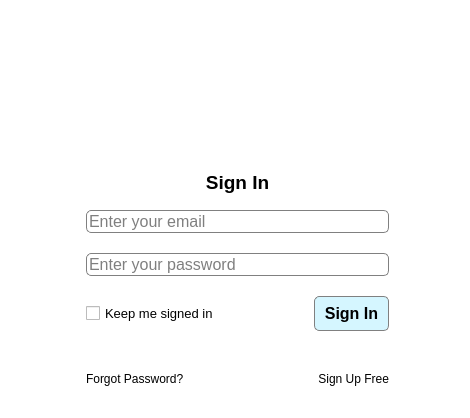
<?xml version="1.0" encoding="UTF-8"?>
<ui version="4.0">
 <class>LoginWindow</class>
 <widget class="QWidget" name="LoginWindow">
  <property name="geometry">
   <rect>
    <x>0</x>
    <y>0</y>
    <width>470</width>
    <height>418</height>
   </rect>
  </property>
  <property name="palette">
   <palette>
    <active>
     <colorrole role="Base">
      <brush brushstyle="SolidPattern">
       <color alpha="255">
        <red>255</red>
        <green>255</green>
        <blue>255</blue>
       </color>
      </brush>
     </colorrole>
     <colorrole role="Window">
      <brush brushstyle="SolidPattern">
       <color alpha="255">
        <red>255</red>
        <green>255</green>
        <blue>255</blue>
       </color>
      </brush>
     </colorrole>
    </active>
    <inactive>
     <colorrole role="Base">
      <brush brushstyle="SolidPattern">
       <color alpha="255">
        <red>255</red>
        <green>255</green>
        <blue>255</blue>
       </color>
      </brush>
     </colorrole>
     <colorrole role="Window">
      <brush brushstyle="SolidPattern">
       <color alpha="255">
        <red>255</red>
        <green>255</green>
        <blue>255</blue>
       </color>
      </brush>
     </colorrole>
    </inactive>
    <disabled>
     <colorrole role="Base">
      <brush brushstyle="SolidPattern">
       <color alpha="255">
        <red>255</red>
        <green>255</green>
        <blue>255</blue>
       </color>
      </brush>
     </colorrole>
     <colorrole role="Window">
      <brush brushstyle="SolidPattern">
       <color alpha="255">
        <red>255</red>
        <green>255</green>
        <blue>255</blue>
       </color>
      </brush>
     </colorrole>
    </disabled>
   </palette>
  </property>
  <property name="windowTitle">
   <string>MainWindow</string>
  </property>
  <property name="styleSheet">
   <string notr="true">QLineEdit {
 border-radius: 5px;
border: 0.5px solid gray;
}

QPushButton{
border-radius:5px;
background-color: #d5f6ff;
border: 0.5px solid gray;
}

QPushButton::hover {
background-color: #befeff
}</string>
  </property>
  <layout class="QVBoxLayout" name="verticalLayout_2">
   <item>
    <layout class="QVBoxLayout" name="verticalLayout">
     <item>
      <layout class="QVBoxLayout" name="logo_vbox">
       <property name="sizeConstraint">
        <enum>QLayout::SetMaximumSize</enum>
       </property>
       <property name="bottomMargin">
        <number>7</number>
       </property>
       <item alignment="Qt::AlignHCenter">
        <widget class="QLabel" name="logo">
         <property name="maximumSize">
          <size>
           <width>150</width>
           <height>150</height>
          </size>
         </property>
         <property name="text">
          <string/>
         </property>
         <property name="pixmap">
          <pixmap>logo_transparent_background.png</pixmap>
         </property>
         <property name="scaledContents">
          <bool>true</bool>
         </property>
         <property name="alignment">
          <set>Qt::AlignCenter</set>
         </property>
        </widget>
       </item>
       <item>
        <layout class="QHBoxLayout" name="Sign_in_title">
         <property name="spacing">
          <number>5</number>
         </property>
         <property name="sizeConstraint">
          <enum>QLayout::SetMinimumSize</enum>
         </property>
         <property name="leftMargin">
          <number>75</number>
         </property>
         <property name="topMargin">
          <number>0</number>
         </property>
         <property name="rightMargin">
          <number>70</number>
         </property>
         <property name="bottomMargin">
          <number>0</number>
         </property>
         <item>
          <widget class="QLabel" name="sign_in">
           <property name="minimumSize">
            <size>
             <width>0</width>
             <height>30</height>
            </size>
           </property>
           <property name="maximumSize">
            <size>
             <width>16777215</width>
             <height>30</height>
            </size>
           </property>
           <property name="font">
            <font>
             <family>Segoe UI Symbol</family>
             <pointsize>14</pointsize>
             <weight>75</weight>
             <bold>true</bold>
            </font>
           </property>
           <property name="text">
            <string>Sign In</string>
           </property>
           <property name="alignment">
            <set>Qt::AlignCenter</set>
           </property>
           <property name="margin">
            <number>0</number>
           </property>
          </widget>
         </item>
        </layout>
       </item>
      </layout>
     </item>
     <item>
      <layout class="QVBoxLayout" name="email_pw_vbox">
       <property name="spacing">
        <number>20</number>
       </property>
       <property name="leftMargin">
        <number>75</number>
       </property>
       <property name="topMargin">
        <number>0</number>
       </property>
       <property name="rightMargin">
        <number>70</number>
       </property>
       <item>
        <widget class="QLineEdit" name="email_input">
         <property name="font">
          <font>
           <pointsize>12</pointsize>
          </font>
         </property>
         <property name="placeholderText">
          <string>Enter your email</string>
         </property>
        </widget>
       </item>
       <item>
        <widget class="QLineEdit" name="password_input">
         <property name="enabled">
          <bool>true</bool>
         </property>
         <property name="font">
          <font>
           <pointsize>12</pointsize>
          </font>
         </property>
         <property name="echoMode">
          <enum>QLineEdit::Password</enum>
         </property>
         <property name="placeholderText">
          <string>Enter your password</string>
         </property>
        </widget>
       </item>
       <item>
        <layout class="QHBoxLayout" name="sign_in_button_hbox">
         <property name="spacing">
          <number>10</number>
         </property>
         <item>
          <widget class="QCheckBox" name="keep_signed_in">
           <property name="font">
            <font>
             <family>Segoe UI Symbol</family>
             <pointsize>10</pointsize>
            </font>
           </property>
           <property name="text">
            <string>Keep me signed in</string>
           </property>
          </widget>
         </item>
         <item>
          <widget class="QPushButton" name="Sign_in_button">
           <property name="minimumSize">
            <size>
             <width>75</width>
             <height>35</height>
            </size>
           </property>
           <property name="maximumSize">
            <size>
             <width>75</width>
             <height>35</height>
            </size>
           </property>
           <property name="font">
            <font>
             <family>Segoe UI Symbol</family>
             <pointsize>12</pointsize>
             <weight>75</weight>
             <bold>true</bold>
            </font>
           </property>
           <property name="text">
            <string>Sign In</string>
           </property>
          </widget>
         </item>
        </layout>
       </item>
       <item>
        <layout class="QHBoxLayout" name="horizontalLayout_2">
         <property name="leftMargin">
          <number>0</number>
         </property>
         <item>
          <widget class="QLabel" name="forgot_password">
           <property name="font">
            <font>
             <family>Segoe UI Symbol</family>
             <pointsize>9</pointsize>
            </font>
           </property>
           <property name="text">
            <string>Forgot Password?</string>
           </property>
          </widget>
         </item>
         <item>
          <widget class="QLabel" name="sign_up_free">
           <property name="font">
            <font>
             <family>Segoe UI Symbol</family>
             <pointsize>9</pointsize>
            </font>
           </property>
           <property name="text">
            <string>Sign Up Free</string>
           </property>
           <property name="alignment">
            <set>Qt::AlignRight|Qt::AlignTrailing|Qt::AlignVCenter</set>
           </property>
          </widget>
         </item>
        </layout>
       </item>
      </layout>
     </item>
    </layout>
   </item>
  </layout>
 </widget>
 <resources/>
 <connections/>
</ui>
